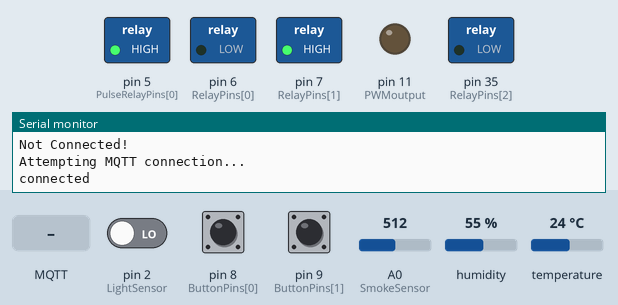
A sketch run on a simulated Arduino Mega 2560, built with avr-gcc and run on an emulated ATmega2560. Shown: switched loads named in the sketch (green lamp = pin HIGH), output pins drawn as LEDs (lit = HIGH), the last lines printed to the serial monitor. The test bench sets the inputs (shaded band); at power-on: pin 2 (LightSensor) LOW, pin 8 (ButtonPins[0]) HIGH, pin 9 (ButtonPins[1]) HIGH, A0 (SmokeSensor) = 512, humidity 55 %, temperature 24 °C. WiFi joins after 1.5 s; servers stay silent unless stated; no MQTT or app messages arrive unless stated.

Above: at 2.7 s.
2.8 s: MQTT message "AON" arrives on the first subscribed topic
At 3.8 s:
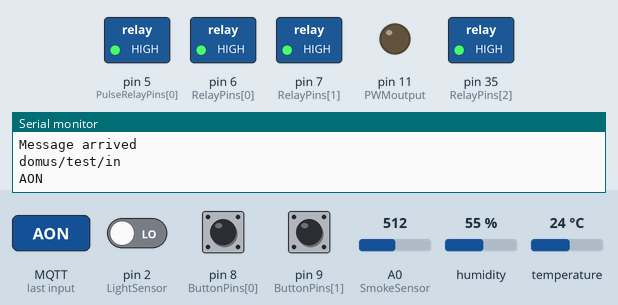
4.3 s: MQTT message "AOF" arrives on the first subscribed topic
At 4.9 s:
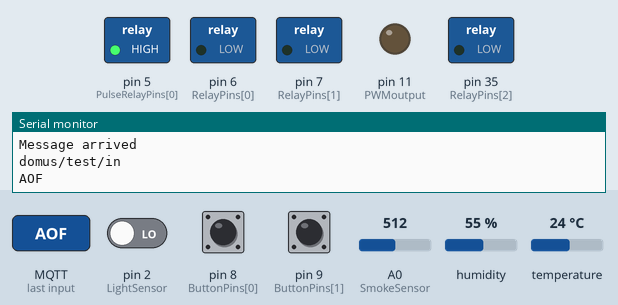
Timing chart, 0 to 7.3 s (numbered marks = the images above; inputs shaded):
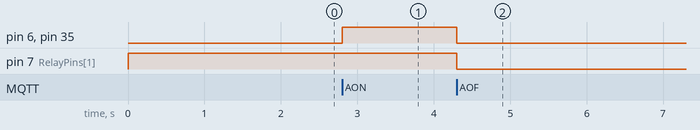

Measured:
- after the input at 2.8 s, pin 6 (RelayPins[0]), pin 35 (RelayPins[2]): LOW → HIGH at once
- after the input at 4.3 s, pin 6 (RelayPins[0]), pin 7 (RelayPins[1]), pin 35 (RelayPins[2]): HIGH → LOW at once

The sketch:

Domus_Mega_W5100_01.ino
```cpp
/*
          <========Arduino Sketch for Arduino Mega with Ethernet shield W5100=========>
          ========= Test module ==========
          Macadres: 00:01:02:03:04:07

          Arduino Mega with W5100 Ethernetshield or W5100 Ethernet module, used as MQTT client
          It will connect over Wifi to the MQTT broker and controls digital outputs (LED, relays)
          The topics have the format "domus/hk/uit" for outgoing messages and
          "domus/hk/in" for incoming messages.

          The outgoing topics are:

          domus/hk/uit        // Relaisuitgangen: R<relaisnummer><status>
          domus/hk/uit/rook   // MQ-2 gas & rookmelder, geconverteerd naar 0-100%
          domus/hk/uit/licht  // LDR-melder: 0=licht, 1=donker
          domus/hk/uit/temp   // DHT-11 temperatuursensor
          domus/hk/uit/warmte // DHT-11 gevoelstemperatuur
          domus/hk/uit/vocht  // DHT-11 luchtvochtigheid
          domus/ex/uit/deur   // Pulserelais t.b.v. deuropener

          Here, each relay state is reported using the same syntax as the switch command:
          R<relay number><state>

          There is only one incoming topic:
          domus/hk/in
          The payload here determines the action:
          STAT - Report the status of all relays (0-9)
          AON - turn all the relays on
          AOF - turn all the relays off
          IP - Publish the IP number of the client
          R<relay number><state> - switch relay into specified state (0=off, 1=on)
          R<relay number>X - toggle relay

          On Startup, the Client publishes the IP number

          Uno: pins 4,10,11,12,13 in use
          Mega: 4,10,50,51,52,53 in use

          3,5,6,7,8,9,A0(14),A1(15),A2(16),A3(17), using those not used by ethernet shield (4, 10, 11, 12, 13) and other
          ports (0, 1 used by serial interface).
          A4(18) and A5(19) are used as inputs, for 2 buttons

          Adapted 24-02-2018 by Peter Mansvelder:
          - added sensors for light and smoke (MQ-2), reporting on output topics
          - added alarm function for smoke with buzzer
          - added pulse relay

*/

#include <Ethernet.h>// Ethernet.h library
#include "PubSubClient.h" //PubSubClient.h Library from Knolleary
#include <Adafruit_Sensor.h>
#include <DHT.h>

// Define DHT11 sensor and the pin it is connected to
#define DHT_PIN 3
DHT dht(DHT_PIN, DHT11);

// Define the name for the MQTT client
#define CLIENT_ID  "domus_test"

// Define some constants, these are based on trial and error...
#define PUBLISH_DELAY  3000 // that is 3 seconds interval
#define DEBOUNCE_DELAY 150
#define LONGPRESS_TIME 450

String hostname = CLIENT_ID;

// MQTT topics: 1 in, multiple out
const char* topic_in = "domus/test/in";
const char* topic_out = "domus/test/uit";
const char* topic_out_smoke = "domus/test/uit/rook";
const char* topic_out_light = "domus/hk/uit/licht";
const char* topic_out_door = "domus/test/uit/deur";
const char* topic_out_temp = "domus/hk/uit/temp";
const char* topic_out_hum = "domus/hk/uit/vocht";
const char* topic_out_heat = "domus/hk/uit/warmte";
const char* topic_out_pir = "domus/test/uit/pir";

// Parameters for the relays
int NumberOfRelays = 3;
int RelayPins[] = {6, 7, 35};
bool RelayInitialState[] = {LOW, HIGH, LOW};

// Parameters for the buttons
int NumberOfButtons = 2;
int ButtonPins[] = {8, 9};
static byte lastButtonStates[] = {0, 0};
long lastActivityTimes[] = {0, 0};
long LongPressActive[] = {0, 0};

// Parameters for the pulse relays
int NumberOfPulseRelays = 2;
int PulseRelayPins[] = {5, 11};
long PulseActivityTimes[] = {0, 0};
bool PulseRelayInitialStates[] = {HIGH, LOW};
const int PulseRelayTimes[] = {2500, 10000};

// Parameter for the smoke sensor (MQ-2)
int SmokeSensor = A0;

// Parameter for the LED pwm output
int PWMoutput = 11; // Uno: 3, 5, 6, 9, 10, and 11, Mega: 2 - 13 and 44 - 46

// Parameter for the light sensor
int LightSensor = 2;

// Parameter for PIR sensor
int PirSensor = 12;
int PreviousDetect = false; // Statusvariabele PIR sensor

bool pir = LOW;
bool startsend = HIGH;// flag for sending at startup
bool debug = true;
int lichtstatus; //contains LDR reading

// Parameters for netwerk communication
char messageBuffer[100];
char topicBuffer[100];
String ip = "";
uint8_t mac[6] = {0x00, 0x01, 0x02, 0x03, 0x04, 0x07};

EthernetClient ethClient;
PubSubClient mqttClient;

long previousMillis;

void ShowDebug(String tekst) {
  if (debug) {
    Serial.println(tekst);
  }
}

void processButtonDigital( int buttonId ) {
  // Process the reading of the control buttons
  // for clarity's sake I use HIGH, LOW, true and false, but of course: HIGH=true=1, LOW=false=0
  // Buttons are normally pulled HIGH, a buttonpress gives a reading of LOW
  int sensorReading = digitalRead( ButtonPins[buttonId] );
  if ( sensorReading == LOW ) // Input pulled low to GND. Button pressed.
  {
    if ( lastButtonStates[buttonId] == LOW )  // The button was previously un-pressed
    {
      if ((millis() - lastActivityTimes[buttonId]) > DEBOUNCE_DELAY) // Proceed if we haven't seen a recent event on this button
      {
        lastActivityTimes[buttonId] = millis();
      }
    }
    else if ((millis() - lastActivityTimes[buttonId] > LONGPRESS_TIME) && (LongPressActive[buttonId] == LOW))// Button long press
    {
      LongPressActive[buttonId] = true;
      ShowDebug( "Button" + String(buttonId) + " long pressed" );
      String messageString = "Button" + String(buttonId) + "_long";
      messageString.toCharArray(messageBuffer, messageString.length() + 1);
      mqttClient.publish(topic_out, messageBuffer);
    }
    lastButtonStates[buttonId] = HIGH;
  }
  else {
    if (lastButtonStates[buttonId] == HIGH) {
      if (LongPressActive[buttonId] == HIGH) {
        LongPressActive[buttonId] = false;
      } else {
        if ((millis() - lastActivityTimes[buttonId]) > DEBOUNCE_DELAY) // Proceed if we haven't seen a recent event on this button
        {
          ShowDebug( "Button" + String(buttonId) + " pressed" );
          String messageString = "Button" + String(buttonId);
          messageString.toCharArray(messageBuffer, messageString.length() + 1);
          mqttClient.publish(topic_out, messageBuffer);
        }
      }
      lastButtonStates[buttonId] = LOW;
    }
  }
}

void ProcessPulseRelays(int PulseRelayId) {
  // Process the timers of the pulse relays and see if we have to close them.
  if (((millis() - PulseActivityTimes[PulseRelayId]) > PulseRelayTimes[PulseRelayId]) && digitalRead(PulseRelayPins[PulseRelayId]) == !PulseRelayInitialStates[PulseRelayId])
  {
    ShowDebug("Disabling pulse relay" + String(PulseRelayId) + ".");
    ShowDebug(String(PulseActivityTimes[PulseRelayId]));
    String messageString = "P" + String(PulseRelayId) + "0";
    messageString.toCharArray(messageBuffer, messageString.length() + 1);
    mqttClient.publish(topic_out_door, messageBuffer);
    digitalWrite(PulseRelayPins[PulseRelayId], PulseRelayInitialStates[PulseRelayId]);
  }
}

void reconnect() {
  // Loop until we're reconnected
  while (!mqttClient.connected()) {
    ShowDebug("Attempting MQTT connection...");
    // Attempt to connect
    if (mqttClient.connect(CLIENT_ID)) {
      ShowDebug("connected");
      // Once connected, publish an announcement...
      mqttClient.publish(topic_out, ip.c_str());
      mqttClient.publish(topic_out, "hello world");
      // ... and resubscribe
      mqttClient.subscribe(topic_in);
    } else {
      ShowDebug("failed, rc=" + String(mqttClient.state()));
      ShowDebug(" try again in 5 seconds");
      // Wait 5 seconds before retrying
      delay(5000);
    }
  }
}

void sendData() {
  // Send some sensor data
  int smoke = analogRead(SmokeSensor);
  bool light = digitalRead(LightSensor);

  float h = dht.readHumidity();
  float t = dht.readTemperature();
  float hic = dht.computeHeatIndex(t, h, false);

  // Send Temperature sensor
  String messageString = String(t);
  messageString.toCharArray(messageBuffer, messageString.length() + 1);
  mqttClient.publish(topic_out_temp, messageBuffer);

  // Send Humidity sensor
  messageString = String(h);
  messageString.toCharArray(messageBuffer, messageString.length() + 1);
  mqttClient.publish(topic_out_hum, messageBuffer);

  // Send Heat index sensor
  messageString = String(hic);
  messageString.toCharArray(messageBuffer, messageString.length() + 1);
  mqttClient.publish(topic_out_heat, messageBuffer);

  // Send smoke sensor
  messageString = String(map(smoke, 0, 1023, 0, 100));
  messageString.toCharArray(messageBuffer, messageString.length() + 1);
  mqttClient.publish(topic_out_smoke, messageBuffer);

  // Send light sensor
  messageString = String(light);
  messageString.toCharArray(messageBuffer, messageString.length() + 1);
  mqttClient.publish(topic_out_light, messageBuffer);

  // Status van alle relais
  for (int thisPin = 0; thisPin < NumberOfRelays; thisPin++) {
    report_state(thisPin);
  }
}

void report_state(int outputport) {
  // Report the state of the relay
  String messageString = "R" + String(outputport) + String(digitalRead(RelayPins[outputport]));
  messageString.toCharArray(messageBuffer, messageString.length() + 1);
  mqttClient.publish(topic_out, messageBuffer);
}

void callback(char* topic, byte * payload, unsigned int length) {
  // Handle the mqtt input topic
  char msgBuffer[20];
  // I am only using one ascii character as command, so do not need to take an entire word as payload
  // However, if you want to send full word commands, uncomment the next line and use for string comparison
  payload[length] = '\0'; // terminate string with 0
  String strPayload = String((char*)payload);  // convert to string
  ShowDebug(strPayload);
  ShowDebug("Message arrived");
  ShowDebug(topic);
  ShowDebug(strPayload);

  int RelayPort;
  int RelayValue;

  if (strPayload[0] == 'R') {

    // Relais commando
    ShowDebug("Relay command");

    RelayPort = strPayload[1] - 48;
    if (RelayPort > 16) RelayPort -= 3;
    RelayValue = strPayload[2] - 48;

    ShowDebug(String(RelayPort));
    ShowDebug(String(RelayValue));
    ShowDebug(String(HIGH));

    if (RelayValue == 40) {
      ShowDebug("Toggling relay...");
      digitalWrite(RelayPins[RelayPort], !digitalRead(RelayPins[RelayPort]));
    } else {
      digitalWrite(RelayPins[RelayPort], RelayValue);
    }
    report_state(RelayPort);
  } else if (strPayload == "IP")  {

    // 'Show IP' commando
    mqttClient.publish(topic_out, ip.c_str());// publish IP nr
  }
  else if (strPayload == "AON") {

    // Alle relais aan
    for (int i = 0 ; i < NumberOfRelays; i++) {
      digitalWrite(RelayPins[i], 1);
      report_state(i);
    }
  }

  else if (strPayload == "AOF") {

    // Alle relais uit
    for (int i = 0 ; i < NumberOfRelays; i++) {
      digitalWrite(RelayPins[i], 0);
      report_state(i);
    }
  }
  else if (strPayload == "STAT") {

    // Status van alle sensors and relais
    sendData();
  }
  else if (strPayload[0] == 'P') {

    int PulseRelayPort = strPayload[1] - 48;

    // Pulserelais aan
    ShowDebug("Enabling pulse relay " + String(PulseRelayPort) + ".");
    digitalWrite(PulseRelayPins[PulseRelayPort], !PulseRelayInitialStates[PulseRelayPort]);
    String messageString = "P" + String(PulseRelayPort) + "1";
    messageString.toCharArray(messageBuffer, messageString.length() + 1);
    mqttClient.publish(topic_out_door, messageBuffer);
    PulseActivityTimes[PulseRelayPort] = millis();
    ShowDebug(String(PulseActivityTimes[PulseRelayPort]));
  }
  else if (strPayload[0] == 'L') {
    analogWrite(PWMoutput, strPayload.substring(1).toInt());
  }
  else {

    // Onbekend commando
    ShowDebug("Unknown value");
    mqttClient.publish(topic_out, "Unknown command");
  }
}

void setup() {
  for (int thisPin = 0; thisPin < NumberOfRelays; thisPin++) {
    pinMode(RelayPins[thisPin], OUTPUT);
    digitalWrite(RelayPins[thisPin], RelayInitialState[thisPin]);
  }

  for (int thisPin = 0; thisPin < NumberOfPulseRelays; thisPin++) {
    pinMode(PulseRelayPins[thisPin], OUTPUT);
    digitalWrite(PulseRelayPins[thisPin], PulseRelayInitialStates[thisPin]);
  }

  for (int thisButton = 0; thisButton < NumberOfButtons; thisButton++) {
    pinMode(ButtonPins[thisButton], INPUT_PULLUP);
  }

  dht.begin();

  pinMode(SmokeSensor, INPUT);
  pinMode(PWMoutput, OUTPUT);
  pinMode(LightSensor, INPUT);
  pinMode(PirSensor, INPUT);

  // setup serial communication

  if (debug) {
    Serial.begin(9600);
    while (!Serial) {};

    ShowDebug(F("MQTT Arduino Domus"));
    ShowDebug("");
  }
  // setup ethernet communication using DHCP
  if (Ethernet.begin(mac) == 0) {

    ShowDebug(F("Unable to configure Ethernet using DHCP"));
    for (;;);
  }

  ShowDebug(F("Ethernet configured via DHCP"));
  ShowDebug("IP address: ");

  //convert ip Array into String
  ip = String (Ethernet.localIP()[0]);
  ip = ip + ".";
  ip = ip + String (Ethernet.localIP()[1]);
  ip = ip + ".";
  ip = ip + String (Ethernet.localIP()[2]);
  ip = ip + ".";
  ip = ip + String (Ethernet.localIP()[3]);

  ShowDebug(ip);
  ShowDebug("");

  // setup mqtt client
  mqttClient.setClient(ethClient);
  //  mqttClient.setServer( "192.168.178.37", 1883); // or local broker
  mqttClient.setServer( "majordomo", 1883); // or local broker
  ShowDebug(F("MQTT client configured"));
  mqttClient.setCallback(callback);
  ShowDebug("");
  ShowDebug(F("Ready to send data"));
  previousMillis = millis();
  //  mqttClient.publish(topic_out, ip.c_str());
}

void loop() {
  // Main loop, where we check if we're connected to MQTT...
  if (!mqttClient.connected()) {
    ShowDebug("Not Connected!");
    reconnect();
  }

  // ...handle the PulseRelays, ...
  for (int id; id < NumberOfPulseRelays; id++) {
    ProcessPulseRelays(id);
  }

  // ...see if it's time to send new data, ....
  if (millis() - previousMillis > PUBLISH_DELAY)
  {
    previousMillis = millis();
    sendData();
  }
  else {
    for (int id; id < NumberOfButtons; id++) {
      processButtonDigital(id);
    }
  }
  //  // ...read out the PIR sensor...
  //  if (digitalRead(PirSensor) == HIGH) {
  //    if (!PreviousDetect) {
  //      ShowDebug("Detecting movement.");
  //      String messageString = "Detect";
  //      messageString.toCharArray(messageBuffer, messageString.length() + 1);
  //      mqttClient.publish(topic_out_pir, messageBuffer);
  //      PreviousDetect = true;
  //    }
  //  }
  //  else {
  //    if (PreviousDetect) {
  //      String messageString = "No Detect";
  //      messageString.toCharArray(messageBuffer, messageString.length() + 1);
  //      mqttClient.publish(topic_out_pir, messageBuffer);
  //    }
  //    PreviousDetect = false;
  //  }
  //  // ...and close the loop.
  mqttClient.loop();
}
```
